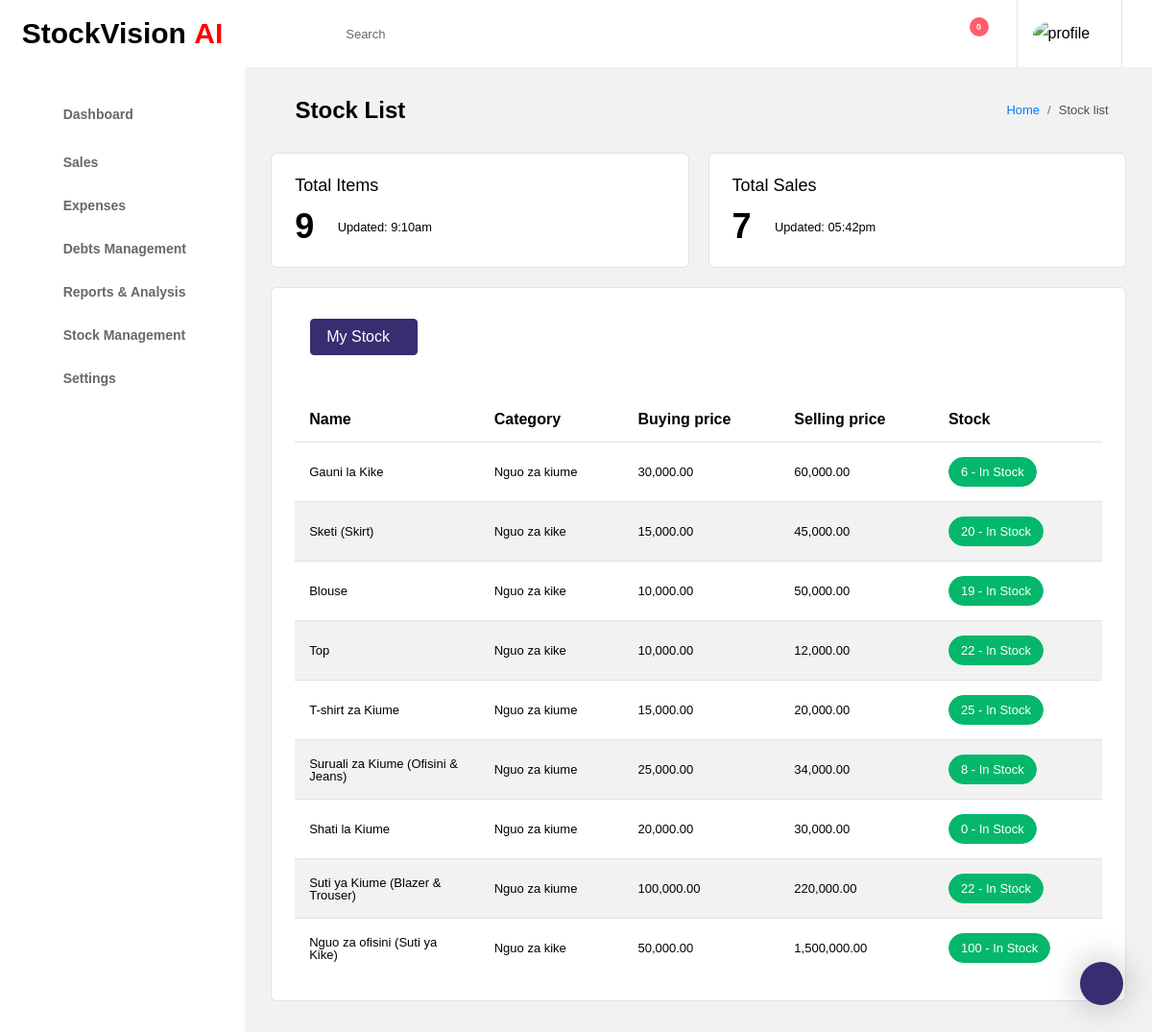
/products/, run on an earlier commit of the app's database.
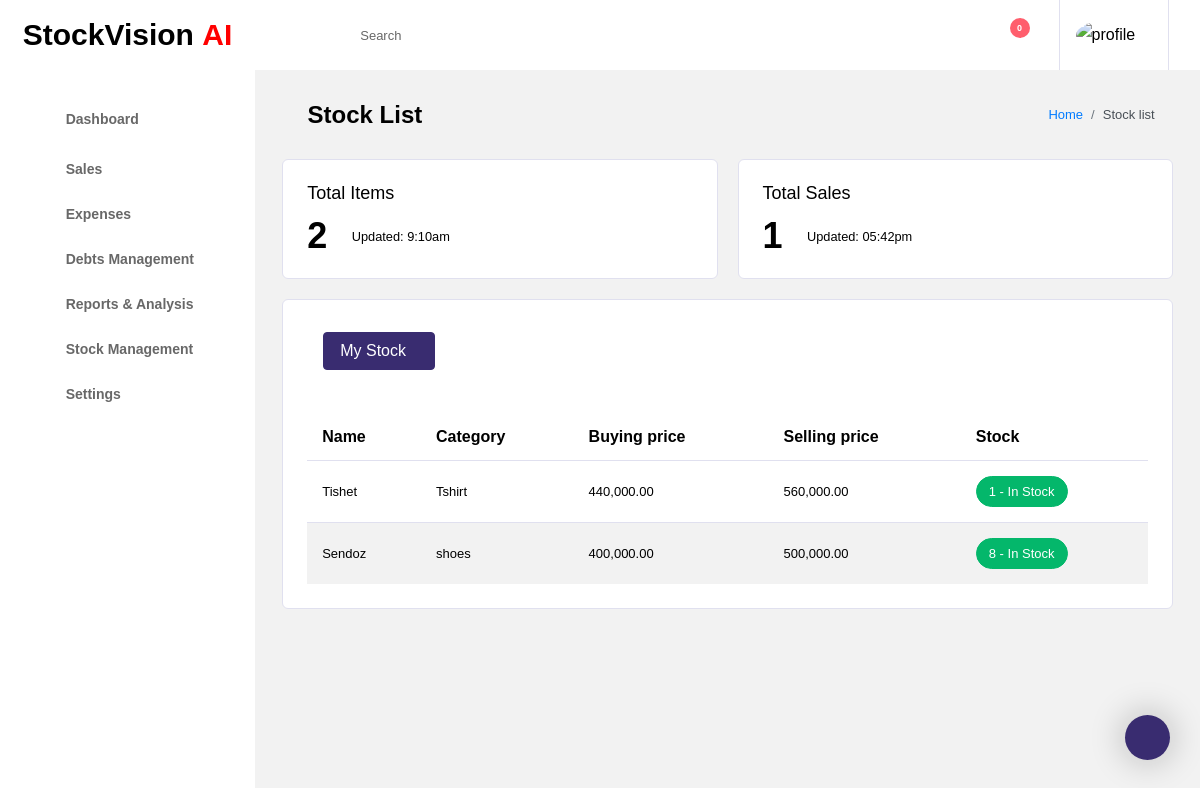
And on a later commit of the database.
### inventory/models.py (models this page shows, shortened)
class Product(models.Model):
    product_id = models.CharField(max_length=255)
    product_name = models.CharField(max_length=255)
    category = models.ForeignKey(Category, on_delete=models.CASCADE)
    description = models.TextField(blank=True, null=True)
    buying_price = models.DecimalField(max_digits=10, decimal_places=2)
    selling_price = models.DecimalField(max_digits=10, decimal_places=2)
    stock_quantity = models.PositiveIntegerField(default=1)
    max_stock = models.PositiveIntegerField(default=100)
    created_at = models.DateTimeField(auto_now_add=True)
    updated_at = models.DateTimeField(auto_now=True)
    supplier = models.CharField(max_length=255,blank=True)

class Category(models.Model):
    name = models.CharField(max_length=100, unique=True)
    description = models.TextField(blank=True, null=True)
    created_at = models.DateTimeField(auto_now_add=True)

### inventory/views.py (the view)
# urls.py: path('products/', views.product_list, name='product_list'),
def product_list(request):
    products = Product.objects.all()
    products_list = Product.objects.all().count()
    total_sales =  NewSale.objects.all().count()
    context = {
        "products": products,
        "products_list": products_list,
        "total_sales": total_sales,
        }
    return render(request, 'stock/index.html',context)

### templates/stock/index.html (shortened to what this page needs)
{% extends 'base.html' %} {% block content %} {% include 'include/header.html'%}
{% include 'include/sidebar.html' %}
{% load humanize %}
<div class="main-panel">
  <div class="content-wrapper">
    <div class="page-header">
      <h3 class="page-title">
        <i class="fa fa-list text-danger"></i></i> Stock List
      </h3>
      <nav aria-label="breadcrumb">
        <ol class="breadcrumb">
          <li class="breadcrumb-item"><a href="#">Home</a></li>
          <li class="breadcrumb-item active" aria-current="page">Stock list</li>
        </ol>
      </nav>
    </div>
    <div class="row">
      <div class="col-md-6 grid-margin">
        <div class="card">
          <div class="card-body">
            <h4 class="card-title mb-0">Total items</h4>
            <div class="d-flex justify-content-between align-items-center">
              <div class="d-inline-block pt-3">
                <div class="d-md-flex">
                  <h2 class="mb-0">{{products_list}}</h2>
                  <div class="d-flex align-items-center ml-md-2 mt-2 mt-md-0">
                    <i class="far fa-clock text-muted"></i>
                    <small class="ml-1 mb-0">Updated: 9:10am</small>
                  </div>
                </div>
              </div>
              <div class="d-inline-block">
                <i class="fas fa-chart-pie text-info icon-lg"></i>
              </div>
            </div>
          </div>
        </div>
      </div>
      <div class="col-md-6 grid-margin">
        <div class="card">
          <div class="card-body">
            <h4 class="card-title mb-0">Total Sales</h4>
            <div class="d-flex justify-content-between align-items-center">
              <div class="d-inline-block pt-3">
                <div class="d-md-flex">
                  <h2 class="mb-0">{{total_sales}}</h2>
                  <div class="d-flex align-items-center ml-md-2 mt-2 mt-md-0">
                    <i class="far fa-clock text-muted"></i>
                    <small class="ml-1 mb-0">Updated: 05:42pm</small>
                  </div>
                </div>
              </div>
              <div class="d-inline-block">
                <i class="fas fa-shopping-cart text-success icon-md"></i>
              </div>
            </div>
          </div>
        </div>
      </div>
    </div>
    <div class="row">
      <div class="col-lg-12 grid-margin stretch-card">
        <div class="card">
          <div class="card-body">
            <li class="nav-item dropdown d-none d-lg-flex">
              <div class="nav-link">
                <span
                  class="dropdown-toggle btn btn-primary mb-3 float-end"
                  id="languageDropdown"
                  data-toggle="dropdown"
                  >My Stock</span
                >
              </div>
            </li>
            <div class="table-responsive">
              <table id="order-listing" class="table">
                <thead>
                  <tr>
                    <th>Name</th>
                    <th>Category</th>
                    <th>Buying price</th>
                    <th>Selling price</th>
                    <th>Stock</th>
                  </tr>
                </thead>
                <tbody>
                  {% for product in products %}
                  <tr>
                    <td>{{ product.product_name }}</td>
                    <td>{{ product.category.name }}</td>
                    <td>{{ product.buying_price|floatformat:2|intcomma }}</td>
                    <td>{{ product.selling_price|floatformat:2|intcomma }}</td>
                    <td>
                      {% if product.stock_quantity <= product.critical_threshold %}
                      <label class="badge badge-danger badge-pill">
                        {{ product.stock_quantity }} - Critical
                      </label>
                      {% elif product.stock_quantity <= product.low_stock_threshold %}
                      <label class="badge badge-warning badge-pill">
                        {{ product.stock_quantity }} - Low Stock
                      </label>
                      {% else %}
                      <label class="badge badge-success badge-pill">
                        {{ product.stock_quantity }} - In Stock
                      </label>
                      {% endif %}
                    </td>
                  </tr>
                  {% empty %}
                  <tr>
                    <td colspan="9">No products available.</td>
                  </tr>
                  {% endfor %}
                </tbody>
              </table>
            </div>
          </div>
        </div>
      </div>
    </div>
  </div>
  {% endblock %}

### templates/base.html (shortened to what this page needs)
{% load static %}
<!DOCTYPE html>
<html lang="en">
<head>
  <link href="{% static 'vendors/iconfonts/font-awesome/css/all.min.css' %}" rel="stylesheet">
  <link href="{% static 'vendors/css/vendor.bundle.base.css' %}" rel="stylesheet">
  <link href="{% static 'vendors/css/vendor.bundle.addons.css' %}" rel="stylesheet">
  <link href="{% static 'css/style.css' %}" rel="stylesheet">
</head>
<body>
  <div class="container-scroller">
    <main>
        {% block content %}
        {% endblock %}
    </main>
  </div>
</body>
</body>
</html>

### templates/include/header.html (shortened to what this page needs)
{% load static %}
<div class="container-scroller">
    <nav class="navbar col-lg-12 col-12 p-0 fixed-top d-flex flex-row default-layout-navbar">
      <div class="text-center navbar-brand-wrapper d-flex align-items-center justify-content-center">
     <a class="navbar-brand brand-logo"/> <span style="font-weight: bold; font-size: 30px; color: black; display: block; text-align: left;">StockVision </span>
     <a class="navbar-brand brand-logo"/> <span style="font-weight: bold; font-size: 30px; color: red; display: block; text-align: left;">&nbspAI</span>
      </div>
      <div class="navbar-menu-wrapper d-flex align-items-stretch">
        <button class="navbar-toggler navbar-toggler align-self-center" type="button" data-toggle="minimize">
          <span class="fas fa-bars"></span>
        </button>
        <ul class="navbar-nav">
          <li class="nav-item nav-search d-none d-md-flex">
            <div class="nav-link">
              <div class="input-group">
                <div class="input-group-prepend">
                  <span class="input-group-text">
                    <i class="fas fa-search"></i>
                  </span>
                </div>
                <input type="text" class="form-control custom-pill" placeholder="Search" aria-label="Search">
              </div>
            </div>
          </li>
        </ul>
        <ul class="navbar-nav navbar-nav-right">
          <li class="nav-item dropdown">
            <a class="nav-link count-indicator dropdown-toggle" id="notificationDropdown" href="#" data-toggle="dropdown">
              <i class="fas fa-bell mx-0"></i>
              <span class="count">0</span>
            </a>
          </li>
          <li class="nav-item nav-profile dropdown">
            <a class="nav-link dropdown-toggle" href="#" data-toggle="dropdown" id="profileDropdown">
              <img src="{% static 'images/faces/face5.' %}" alt="profile"/>
            </a>
          </li>
        </ul>
      </div>
    </nav>
        <div class="container-fluid page-body-wrapper">
          <div class="theme-setting-wrapper">
            <div id="settings-trigger"><i class="fas fa-fill-drip"></i></div>
          </div>

### templates/include/sidebar.html (shortened to what this page needs)
<nav class="sidebar sidebar-offcanvas" id="sidebar">
    <ul class="nav">
      <li class="nav-item nav-profile">
        <div class="nav-link">
        </div>
      </li>
      <li class="nav-item">
        <a class="nav-link" href="/dashboard">
          <i class="fa fa-home menu-icon" style="color:purple"></i>
          <span class="menu-title"> <b>Dashboard</b></span>
        </a>
      </li>
      <li class="nav-item">
        <a class="nav-link" data-toggle="collapse" href="#page-layouts" aria-expanded="false" aria-controls="page-layouts">
          <i class="fab fa-trello menu-icon" style="color:purple"></i>
          <span class="menu-title"><b>Sales</b></span>
          <i class="menu-arrow"></i>
        </a>
      </li>
      <li class="nav-item">
        <a class="nav-link" data-toggle="collapse" href="#ui-advanced" aria-expanded="false" aria-controls="ui-advanced">
          <i class="fas fa-clipboard-list menu-icon" style="color:purple"></i>
          <span class="menu-title"><strong>Expenses</strong></span>
          <i class="menu-arrow"></i>
        </a>
      </li>
      <li class="nav-item">
        <a class="nav-link" data-toggle="collapse" href="#charts" aria-expanded="false" aria-controls="charts">
          <i class="fas fa-chart-pie menu-icon" style="color:purple"></i>
          <span class="menu-title"><strong>Debts Management</strong></span>
          <i class="menu-arrow"></i>
        </a>
      </li>
      <li class="nav-item">
        <a class="nav-link" data-toggle="collapse" href="#tables" aria-expanded="false" aria-controls="tables">
          <i class="fas fa-table menu-icon" style="color:purple"></i>
          <span class="menu-title"><strong>Reports & Analysis</strong></span>
          <i class="menu-arrow"></i>
        </a>
      </li>
      <li class="nav-item">
        <a class="nav-link" data-toggle="collapse" href="#ui-basic" aria-expanded="false" aria-controls="ui-basic">
          <i class="far fa-compass menu-icon" style="color:purple"></i>
          <span class="menu-title"><strong>Stock Management</strong></span>
          <i class="menu-arrow"></i>
        </a>
      </li>
      <li class="nav-item">
        <a class="nav-link" data-toggle="collapse" href="#icons" aria-expanded="false" aria-controls="icons">
          <i class="fa fa-stop-circle menu-icon" style="color:purple"></i>
          <span class="menu-title"><strong>Settings</strong></span>
          <i class="menu-arrow"></i>
        </a>
      </li>
    </ul>
  </nav>

### templates/stock/index.html (style rules this page uses)
table { width: 100%; margin: 20px 0; }
th, td { padding: 8px; text-align: left; max-width: 150px; overflow-wrap: break-word; word-break: break-word; white-space: normal; height: auto; }
tbody tr:nth-child(even) { background-color: #f2f2f2; }

What changed in the data, as far as the page shows it:
removed Product: product_name "Gauni la Kike", category.name "Nguo za kiume", buying_price "30,000.00", selling_price "60,000.00", stock_quantity "6"
removed Product: product_name "Sketi (Skirt)", category.name "Nguo za kike", buying_price "15,000.00", selling_price "45,000.00", stock_quantity "20"
removed Product: product_name "Blouse", category.name "Nguo za kike", buying_price "10,000.00", selling_price "50,000.00", stock_quantity "19"
removed Product: product_name "Top", category.name "Nguo za kike", buying_price "10,000.00", selling_price "12,000.00", stock_quantity "22"
removed Product: product_name "T-shirt za Kiume", category.name "Nguo za kiume", buying_price "15,000.00", selling_price "20,000.00", stock_quantity "25"
removed Product: product_name "Suruali za Kiume (Ofisini & Jeans)", category.name "Nguo za kiume", buying_price "25,000.00", selling_price "34,000.00", stock_quantity "8"
removed Product: product_name "Shati la Kiume", category.name "Nguo za kiume", buying_price "20,000.00", selling_price "30,000.00", stock_quantity "0"
removed Product: product_name "Suti ya Kiume (Blazer & Trouser)", category.name "Nguo za kiume", buying_price "100,000.00", selling_price "220,000.00", stock_quantity "22"
removed Product: product_name "Nguo za ofisini (Suti ya Kike)", category.name "Nguo za kike", buying_price "50,000.00", selling_price "1,500,000.00", stock_quantity "100"
added Product: product_name "Tishet", category.name "Tshirt", buying_price "440,000.00", selling_price "560,000.00", stock_quantity "1"
added Product: product_name "Sendoz", category.name "shoes", buying_price "400,000.00", selling_price "500,000.00", stock_quantity "8"
Also different on the page:
{{ products_list }}: "9" → "2"
{{ total_sales }}: "7" → "1"
